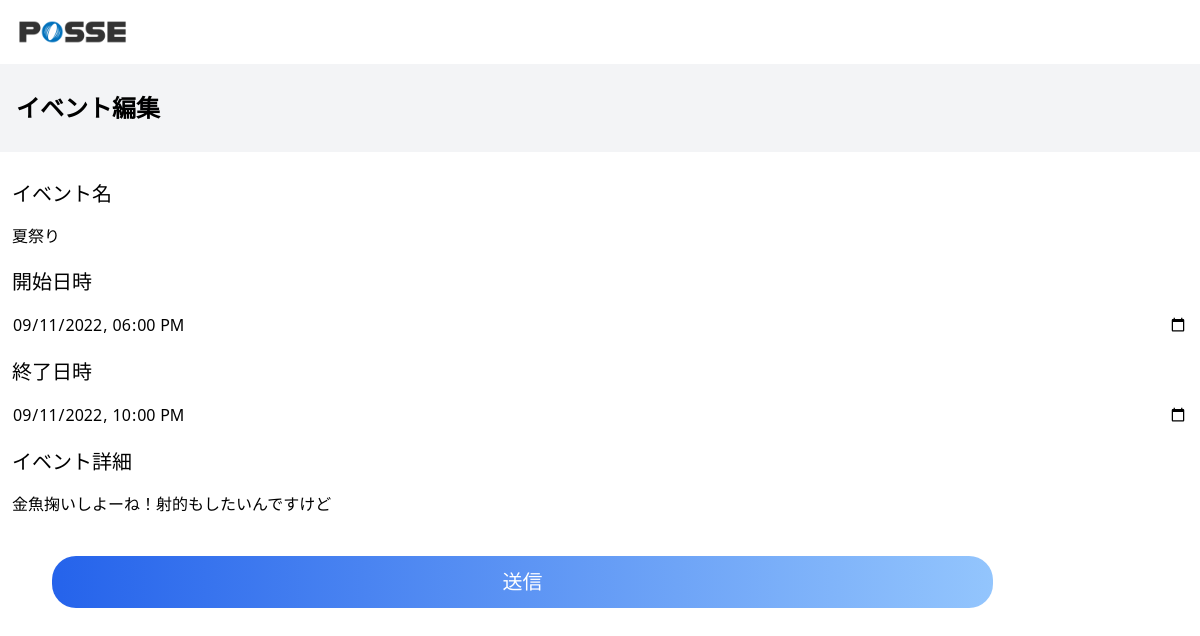
Screenshot of /event_edit.php?id=7 with the database file from the repository.
### tables this page shows
CREATE TABLE events (
  id INT AUTO_INCREMENT NOT NULL PRIMARY KEY,
  name VARCHAR(10) NOT NULL,
  start_at DATETIME NOT NULL,
  end_at DATETIME NOT NULL,
  detail TEXT,
  created_at DATETIME DEFAULT CURRENT_TIMESTAMP,
  updated_at DATETIME DEFAULT CURRENT_TIMESTAMP ON UPDATE CURRENT_TIMESTAMP,
  deleted_at DATETIME
);

### src/event_edit.php (the view, shortened to what this page needs)
<?php
require('./dbconnect.php');
$event_id = $_GET['id'];
$stmt = $db->prepare('SELECT * FROM events WHERE id = ?');
$stmt->execute(array($event_id));
$event = $stmt->fetch();
?>
<!DOCTYPE html>
<html>
<head>
  <link href="https://use.fontawesome.com/releases/v5.15.4/css/all.css" rel="stylesheet">
  <link href="https://unpkg.com/tailwindcss@^2/dist/tailwind.min.css" rel="stylesheet">
</head>
<body>
  <header class="h-16">
    <div class="flex justify-between items-center w-full h-full mx-auto pl-2 pr-5">
      <div class="h-full">
        <img src="/img/header-logo.png" alt="" class="h-full">
      </div>
    </div>
  </header>
  <div class="bg-gray-100 p-4">
    <div>
      <h2 class="text-2xl mt-3 mb-3 font-bold">イベント編集</h2>
    </div>
  </div>
  <div class="change">
    <form action="" method="post" id="postForm" class="p-3">
      <p class="text-xl pt-4 pb-4">イベント名</p>
      <input type="text" name="event_name" class="w-full" value="<?= $event['name'] ?>">
      <p class="text-xl pt-5 pb-4">開始日時</p>
      <input type="datetime-local" name="event_start" class="w-full" value="<?= $event['start_at'] ?>">
      <p class="text-xl pt-5 pb-4">終了日時</p>
      <input type="datetime-local" name="event_end" class="w-full" value="<?= $event['end_at'] ?>">
      <p class="text-xl pt-5 pb-4">イベント詳細</p>
      <input type="text" name="event_detail" class="w-full" value="<?= $event['detail'] ?>">
      <input type="submit" value="送信" name="submit" class="cursor-pointer w-4/5 p-3 m-10 text-xl text-white bg-blue-400 rounded-3xl bg-gradient-to-r from-blue-600 to-blue-300 flex items-center justify-center">
    </form>
  </div>
</body>
</html>

### rows the page displays
events: event_name "夏祭り", event_start "09/11/2022 18:00", event_end "09/11/2022 22:00", event_detail "金魚掬いしよーね！射的もしたいんですけど"
